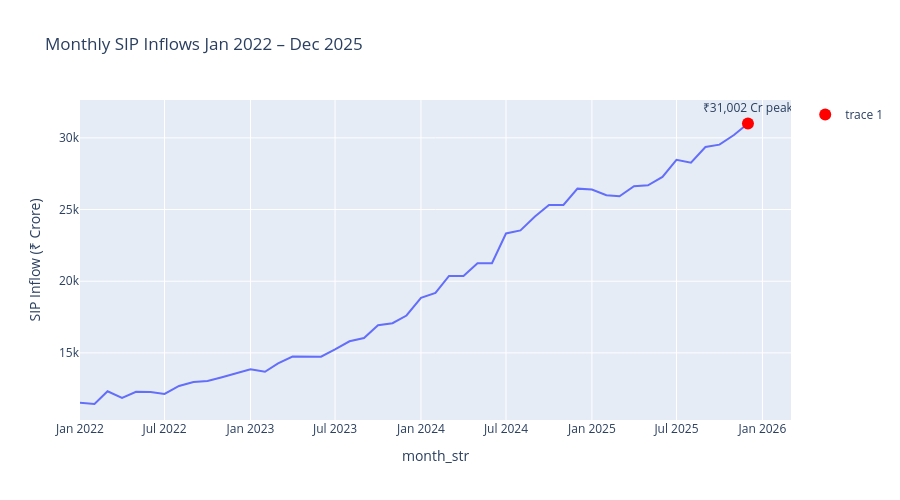

The notebook cell this image was saved under:
### Markdown cell above
# Insight 3
Monthly SIP inflows peaked at ₹31,002 Cr in December 2025, reflecting the strongest retail contribution of the period. (See `sip_inflow_trend.png`)

### Code cell
# Monthly SIP inflow trend and annotation

sip = sip.sort_values('month')
sip['month_str'] = sip['month'].dt.strftime('%Y-%m')
fig_sip = px.line(
    sip,
    x='month_str',
    y='sip_inflow_crore',
    title='Monthly SIP Inflows Jan 2022 – Dec 2025',
    labels={'month': 'Month', 'sip_inflow_crore': 'SIP Inflow (₹ Crore)'}
)
max_row = sip.loc[sip['sip_inflow_crore'].idxmax()]
fig_sip.add_trace(go.Scatter(x=[max_row['month_str']], y=[max_row['sip_inflow_crore']], mode='markers+text', text=['₹31,002 Cr peak'], textposition='top center', marker=dict(size=12, color='red')))
fig_sip.update_layout(width=900, height=500)
fig_sip.write_image(str(FIG_DIR / 'sip_inflow_trend.png'))
fig_sip.show()

### Figure 1 — Plotly figure (JSON) as saved in the notebook; plotly's stock layout.template omitted (floating-point values rounded to 4 significant figures)
{"data": [{"hovertemplate": "month_str=%{x}<br>SIP Inflow (₹ Crore)=%{y}<extra></extra>", "legendgroup": "", "line": {"color": "#636efa", "dash": "solid"}, "marker": {"symbol": "circle"}, "mode": "lines", "name": "", "orientation": "v", "showlegend": false, "type": "scatter", "x": ["2022-01", "2022-02", "2022-03", "2022-04", "2022-05", "2022-06", "2022-07", "2022-08", "2022-09", "2022-10", "2022-11", "2022-12", "2023-01", "2023-02", "2023-03", "2023-04", "2023-05", "2023-06", "2023-07", "2023-08", "2023-09", "2023-10", "2023-11", "2023-12", "2024-01", "2024-02", "2024-03", "2024-04", "2024-05", "2024-06", "2024-07", "2024-08", "2024-09", "2024-10", "2024-11", "2024-12", "2025-01", "2025-02", "2025-03", "2025-04", "2025-05", "2025-06", "2025-07", "2025-08", "2025-09", "2025-10", "2025-11", "2025-12"], "xaxis": "x", "y": [11517, 11438, 12328, 11863, 12286, 12276, 12140, 12694, 12976, 13040, 13306, 13573, 13856, 13687, 14276, 14749, 14749, 14734, 15245, 15814, 16042, 16928, 17073, 17610, 18838, 19187, 20371, 20371, 21262, 21262, 23332, 23547, 24509, 25323, 25320, 26459, 26400, 25999, 25926, 26632, 26688, 27274, 28464, 28265, 29361, 29529, 30200, 31002], "yaxis": "y"}, {"marker": {"color": "red", "size": 12}, "mode": "markers+text", "text": ["₹31,002 Cr peak"], "textposition": "top center", "type": "scatter", "x": ["2025-12"], "y": [31002]}], "layout": {"height": 500, "legend": {"tracegroupgap": 0}, "title": {"text": "Monthly SIP Inflows Jan 2022 – Dec 2025"}, "width": 900, "xaxis": {"anchor": "y", "domain": [0.0, 1.0], "title": {"text": "month_str"}}, "yaxis": {"anchor": "x", "domain": [0.0, 1.0], "title": {"text": "SIP Inflow (₹ Crore)"}}}}
